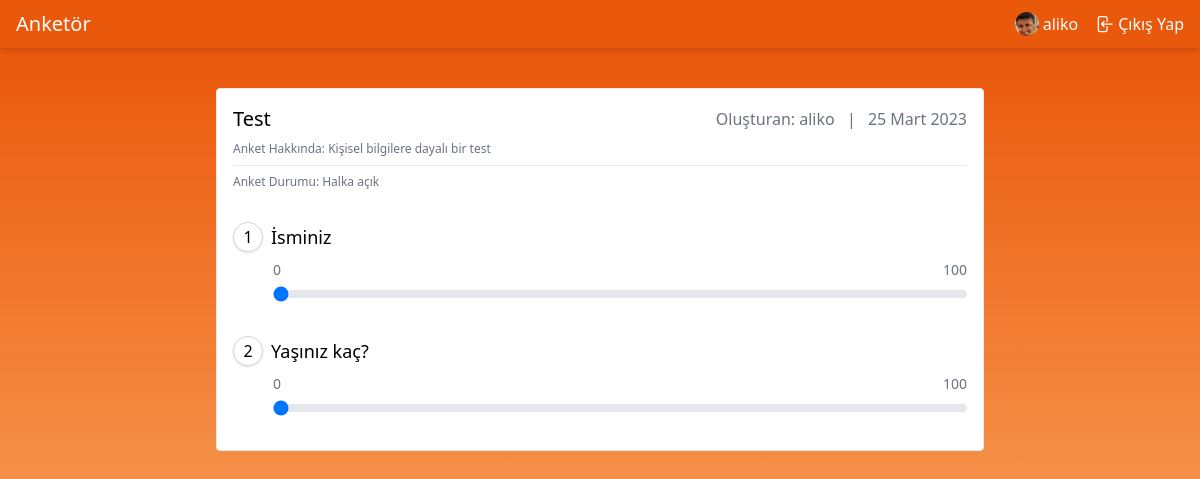
The app's page /anketler/v/test (signed in) with its own data.
### apps/account/models.py (models this page shows, shortened)
class User(AbstractBaseUser, PermissionsMixin):
    email = models.EmailField(max_length=254, unique=True)
    name = models.CharField(max_length=254, null=True, blank=True)
    is_staff = models.BooleanField(default=False)
    is_superuser = models.BooleanField(default=False)
    is_active = models.BooleanField(default=True)
    last_login = models.DateTimeField(null=True, blank=True)
    date_joined = models.DateTimeField(auto_now_add=True)
    USERNAME_FIELD = 'email'
    EMAIL_FIELD = 'email'
    REQUIRED_FIELDS = ["name"]
    objects = UserManager()
    class Meta:
        verbose_name = "Kullanıcı"
        verbose_name_plural = "Kullanıcılar"

class Profile(models.Model):
    user = models.OneToOneField(User, on_delete=models.CASCADE)
    image = models.ImageField(default='profile_pictures/def_profile.jpg', upload_to='profile_pictures')
    class Meta:
        verbose_name = "Profil"
        verbose_name_plural = "Profiller"

### apps/poll/models.py (models this page shows, shortened)
class Poll(models.Model):
    author = models.ForeignKey(
        settings.AUTH_USER_MODEL,
        on_delete=models.CASCADE,
        null=True,
        blank=True
    )
    title = models.CharField(max_length=255)
    slug = models.SlugField(editable=False, null=True, blank=True, unique=True, db_index=True)
    meta_title = models.CharField(max_length=100, null=True, blank=True)
    tags = models.TextField(null=True, blank=True)
    description = models.TextField(null=True, blank=True)
    is_active = models.BooleanField(default=False)
    is_private = models.BooleanField(default=False)
    starts_at = models.DateTimeField(null=True, blank=True,
        help_text="date and time at which the poll open up for voting"
    )
    ends_at = models.DateTimeField(null=True, blank=True,
        help_text="date and time at which the poll closes for voting"
    )
    created_at = models.DateTimeField(auto_now_add=True)
    updated_at = models.DateTimeField(auto_now=True)
    class Meta:
        ordering = ["-id"]
        verbose_name = "Anket"
        verbose_name_plural = "Anketler"
        db_table = "poll"

class PollQuestion(models.Model):
    poll = models.ForeignKey(
        Poll,
        on_delete=models.CASCADE,
        null=True,
        blank=True
    )
    type = models.CharField(max_length=5, choices=PollQuestionChoices.get_choices(),
        default=PollQuestionChoices.get_default()
    )
    content = models.TextField()
    meta = models.CharField(null=True, blank=True, max_length=1024, default="{}")
    is_active = models.BooleanField(default=False)
    created_at = models.DateTimeField(auto_now_add=True)
    updated_at = models.DateTimeField(auto_now=True)
    def get_meta_data(self):
        return loads(self.meta)
    def set_meta_data(self, data):
        self.meta = dumps(data or "{}")
    meta_data = property(get_meta_data, set_meta_data)
    class Meta:
        ordering = ["-id"]
        verbose_name = "Anket Soruları"
        verbose_name_plural = "Anket Soruları"
        db_table = "poll_question"

### apps/public_poll/views.py (the view)
# urls.py: path("v/<slug:poll_slug>", VotePublicPoll.as_view(), name="poll.public.vote"),
class VotePublicPoll(View):
    template_name = "public_poll/vote.html"
    def get(self, request, poll_slug):
        poll_object = get_object_or_404(Poll, slug=poll_slug)
        if not ispollready(poll_object):
            return redirect("poll.public.list")
        return render_vote_html(request, self.template_name, poll_object)

### apps/public_poll/views.py (called while the page is built, shortened)
def ispollready(poll, invite_link=None):
    if not poll.is_active:
        return False
    if poll.pollquestion_set.filter(is_active=True).count() == 0 or (
            poll.pollanswer_set.filter(is_active=True).count() < poll.pollquestion_set.filter(is_active=True).count()):
        return False
    return True

def render_vote_html(request, template_name, poll_object):
    return render(request, template_name,
        {
            "poll"     : poll_object,
            "questions": poll_object.pollquestion_set.order_by("id"),
            "cho_list" : ("text", "number", "date", "email", "time")
        }
    )

### apps/public_poll/templates/public_poll/vote.html
{% extends "base.html" %}
{% block content %}
  <section id="vote" class="from-orange-600 to-orange-300 bg-gradient-to-b">
    <div class="flex justify-center">
      <div class="border p-4 rounded bg-white m-10 max-w-3xl w-full space-y-2">
        <div class="flex space-x-4 items-center justify-between">
          <h1 class="text-xl font-medium">{{ poll.title|title }}</h1>
          <div class="space-x-2 items-center text-gray-500">
            <span>Oluşturan: {{ poll.author.name|default_if_none:poll.author.email }}</span>
            <span>|</span>
            <span>{{ poll.created_at|date }}</span>
          </div>
        </div>
        <div class="text-xs text-gray-500">Anket Hakkında: {{ poll.description }}</div>
        <hr>
        <div class="flex space-x-4 items-center justify-between text-gray-500 text-xs">
          {% if poll.is_private %}
            <span>Anket Durumu: Özel</span>
          {% else %}
            <span>Anket Durumu: Halka açık</span>
          {% endif %}
        </div>
        <div id="questions" class="space-y-2">
          <div class="mt-8 mb-4 space-y-8">
            {% for question in questions %}
              <div>
                <div class="flex space-x-2 items-center question">
                  <div
                    class="relative w-4 h-4 border border-gray-300 rounded-full flex justify-center items-center text-center shadow p-3.5">
                    <span>{{ forloop.counter }}</span>
                  </div>
                  <label for="{{ question.content|slugify }}_{{ question.id }}"
                         class="text-lg font-medium">{{ question.content }}</label>
                </div>
                <div id="answers" class="ml-10 mt-2">
                  <div>
                    {% if question.get_type_display|slugify in cho_list %}
                      <input type="{{ question.get_type_display|slugify }}"
                             id="{{ question.content|slugify }}_{{ question.id }}"
                             class="bg-gray-50 border border-gray-300 text-gray-900 text-sm rounded-lg focus:ring-0 focus:border-orange-500 block w-full max-w-xl p-2.5"
                             placeholder="{{ question.content }}" required>
                    {% elif question.get_type_display|slugify == "range" %}
                      <div class="flex justify-between text-gray-500 text-sm">
                        <span>{{ question.get_meta_data.min|default:"0" }}</span>
                        <span>{{ question.get_meta_data.max|default:"100" }}</span>
                      </div>
                      <input type="range" min="0" max="100" value="0"
                             id="{{ question.content|slugify }}_{{ question.id }}"
                             class="w-full h-2 bg-gray-200 rounded-lg appearance-none cursor-pointer">
                    {% endif %}
                  </div>
                </div>
              </div>
            {% endfor %}
          </div>
        </div>
      </div>
    </div>
  </section>
{% endblock %}

### templates/header.html (shortened to what this page needs)
{% load static %}
<header class="sticky w-full top-0 left-0 right-0 bottom-auto z-[990] bg-orange-600 text-white shadow-md p-2.5 px-4">
  <div class="flex items-center align-middle justify-between">
    <div>
      <a href="{% url "home" %}">
        <span class="text-xl font-medium">Anketör</span>
      </a>
    </div>
    <div class="flex justify-around items-center space-x-4">
      {% if not user.is_authenticated %}
        <a class="flex items-center space-x-1 hover:underline" href="{% url 'login' %}">
          <svg xmlns="http://www.w3.org/2000/svg" fill="none" viewBox="0 0 24 24" stroke-width="1.5"
               stroke="currentColor" class="w-5 h-5">
            <path stroke-linecap="round" stroke-linejoin="round"
                  d="M17.982 18.725A7.488 7.488 0 0012 15.75a7.488 7.488 0 00-5.982 2.975m11.963 0a9 9 0 10-11.963 0m11.963 0A8.966 8.966 0 0112 21a8.966 8.966 0 01-5.982-2.275M15 9.75a3 3 0 11-6 0 3 3 0 016 0z"></path>
          </svg>
          <span class="font-sans">Giriş Yap</span>
        </a>
      {% else %}
        <a href="{% url "poll.index" %}" class="flex hover:underline items-center space-x-1">
          <img class="w-6 rounded-full" src="{{ MEDIA_URL }}{{ user.profile.image.url }}"
               alt="{{ user.name|default_if_none:user.email }} profile image">
          <span>
            {{ user.name|default_if_none:user.email }}
        </span>
        </a>
        <a class="flex items-center space-x-1 hover:underline" href="{% url 'logout' %}">
          <span class="font-sans">Çıkış Yap</span>
        </a>
      {% endif %}
    </div>
  </div>
</header>

### static/css/main.css (style rules this page uses)
html, body { height: 100%; width: 100%; margin: 0; padding: 0; }
body > main > section { flex: 1 1 auto; display: flex; flex-direction: column; }

### records on screen
User: profile.image (picture), name "aliko"
Poll: title "Test", author.name "aliko", created_at "25 Mart 2023", description "Kişisel bilgilere dayalı bir test"
PollQuestion: content "İsminiz", get_meta_data.min "0", get_meta_data.max "100"
PollQuestion: content "Yaşınız kaç?", get_meta_data.min "0", get_meta_data.max "100"
